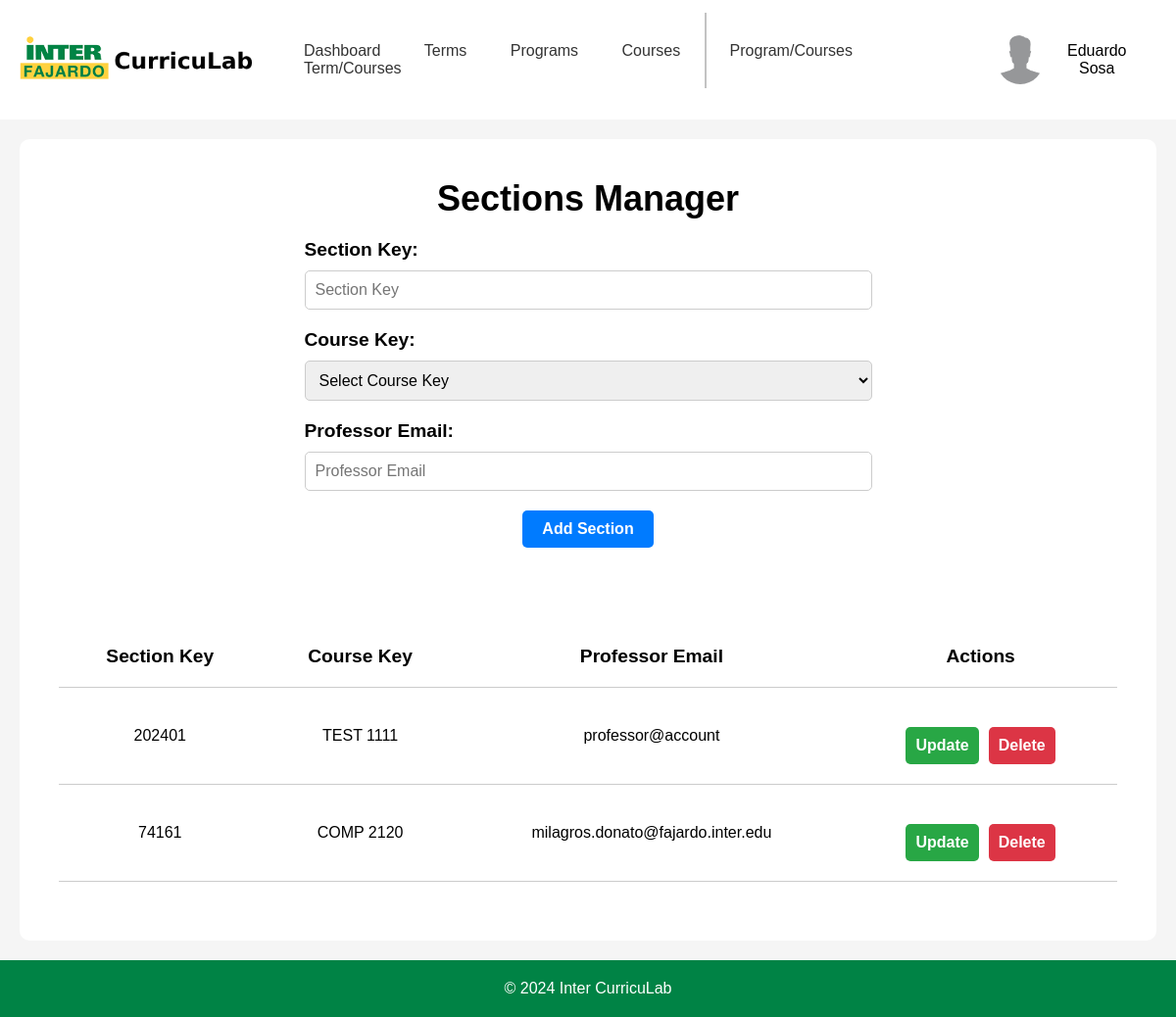
/templates/adminPages/adminSection.php (signed in), run on an earlier commit of the app's database.
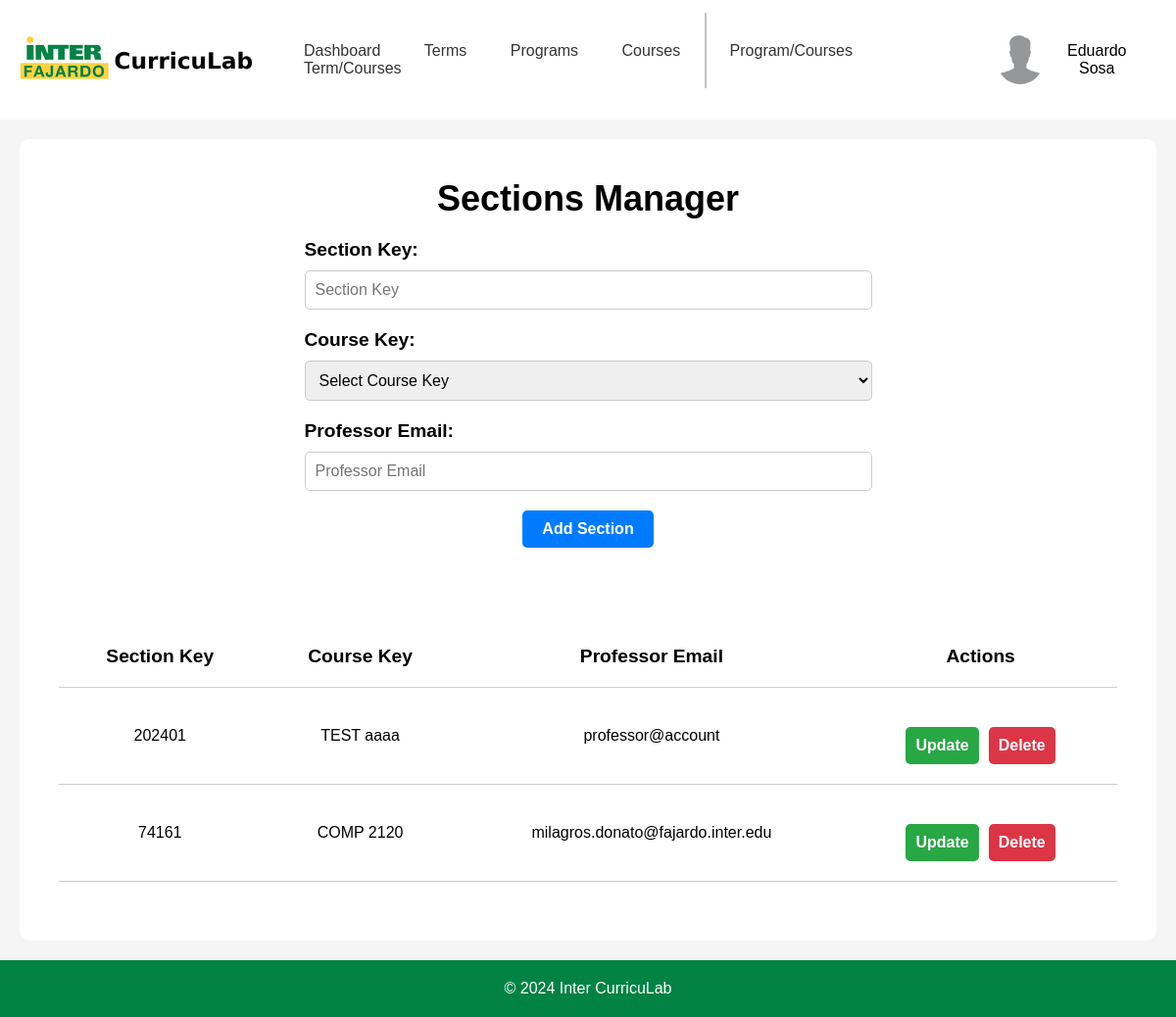
And on a later commit of the database.
### tables this page shows
CREATE TABLE "section" (
	"SectionID"	INTEGER NOT NULL UNIQUE,
	"SectionKey"	TEXT,
	"CourseKey"	TEXT,
	"ProfessorEmail"	TEXT,
	PRIMARY KEY("SectionID" AUTOINCREMENT)
);

### templates/adminPages/adminSection.php (the view, shortened to what the changed rows need)
<?php
$config = require_once '../../backend/php/config.php';
if (!isset($_SESSION['email'])) {
    header('Location: ../index.php');
    exit;
} elseif ($_SESSION['accountType'] !== 'Admin' && $_SESSION['accountType'] !== 'Root' && $_SESSION['accountType'] !== 'Staff') {
    header('Location: ../staffPages/profPage.php');
    exit;
} else {
    if ($config['db']['type'] === 'sqlite') {
        $db = new SQLite3($config['db']['sqlite']['path']);
    } elseif ($config['db']['type'] === 'mysql') {
        $dsn = "mysql:host={$config['db']['mysql']['host']};dbname={$config['db']['mysql']['dbname']}";
        $db = new PDO($dsn, $config['db']['mysql']['username'], $config['db']['mysql']['password']);
    }
    cleanUpSections();
    $stmt = $db->prepare('SELECT * FROM section');
    $result = $stmt->execute();
    $sections = $result->fetchArray(SQLITE3_ASSOC);
    $sections = [];
    if (isset($_POST['sort'])) {
        $sections = sortTable();
    } else {
        $stmt = $db->prepare('SELECT * FROM section');
        $result = $stmt->execute();
        $sections = fetchAllRows($result);
    }
}
function fetchAllRows($result) {
    $rows = [];
    while ($row = $result->fetchArray(SQLITE3_ASSOC)) {
        $rows[] = $row;
    }
    return $rows;
}
function cleanUpSections() {
    global $db;
    $stmt = $db->prepare('SELECT * FROM section');
    $result = $stmt->execute();
}
?>
<!DOCTYPE html>
<html lang="en">
<head>
    <link rel="stylesheet" href="../../static/css/headerFooter.css">
    <link rel="stylesheet" href="../../static/css/adminSection.css">
</head>
<body>
    <div id="container">
        <div class="container-upperBox">
            <div class="sectionsForm">
                <div class="header">
                    <h2>Sections Manager</h2>
                </div>
            </div>
            <div class="sectionsTable">
                <table>
                    <tr>
                        <th>
                            <form method="POST">
                                <button type="submit" name="sort" value="SectionKey">Section Key</button>
                            </form>
                        </th>
                        <th>
                            <form method="POST">
                                <button type="submit" name="sort" value="CourseKey">Course Key</button>
                            </form>
                        </th>
                        <th>
                            <form method="POST">
                                <button type="submit" name="sort" value="ProfessorEmail">Professor Email</button>
                            </form>
                        </th>
                        <th>Actions</th>
                    </tr>
                    <?php
                    foreach ($sections as $row) {
                        echo '<tr>';
                        echo '<td>' . htmlspecialchars($row['SectionKey'] ?? '') . '</td>';
                        echo '<td>' . htmlspecialchars($row['CourseKey'] ?? '') . '</td>';
                        echo '<td>' . htmlspecialchars($row['ProfessorEmail'] ?? '') . '</td>';
                        echo '<td>';
                        ?>
                        <div class="actionButtons">
                            <button class="updateButton">Update</button>
                            <form method="POST">
                                <button class="deleteButton" type="submit">Delete</button>
                            </form>
                        </div>
                        <?php
                        echo '</td>';
                        echo '</tr>';
                    }
                    ?>
                </table>
            </div>
        </div>
    </div>
</body>
</html>

What changed in the data, as far as the page shows it:
changed section "professor@account": CourseKey "TEST 1111" → "TEST aaaa"
